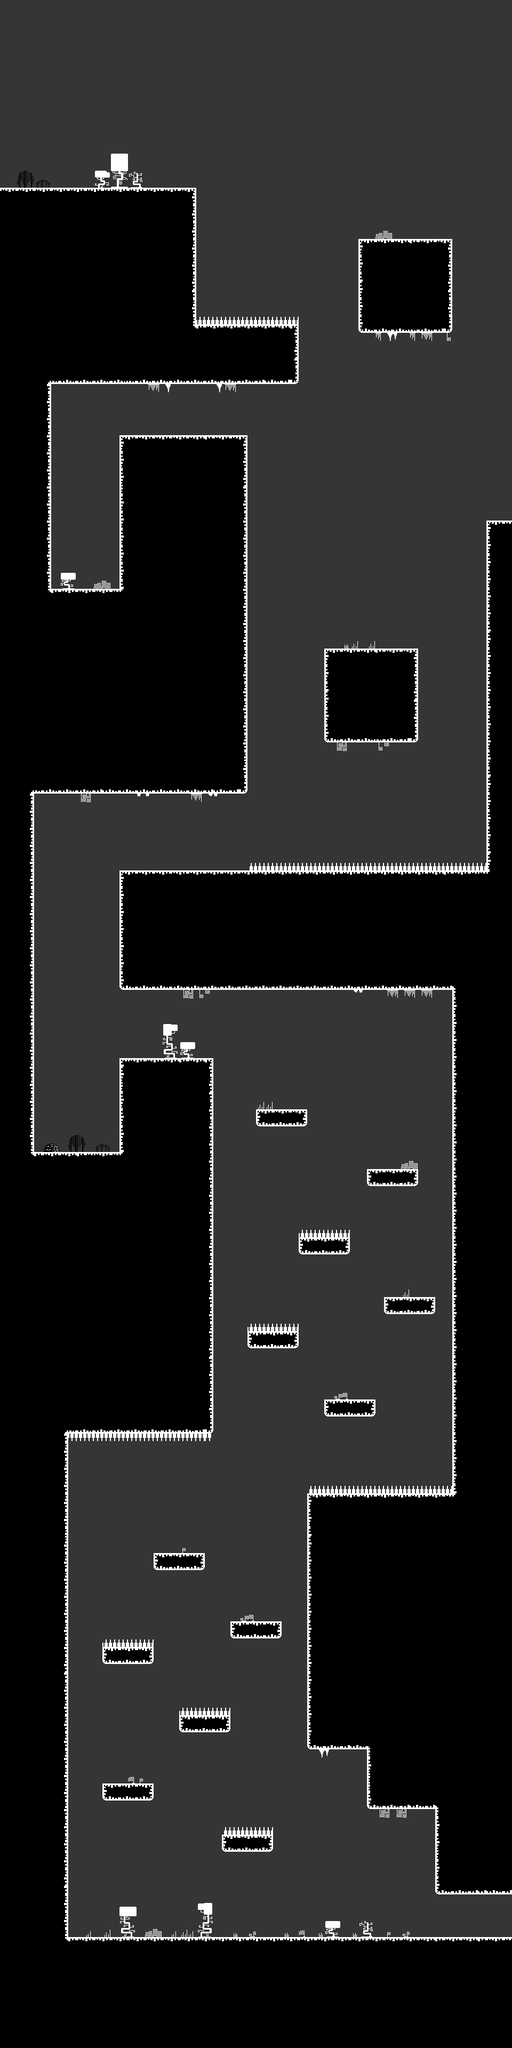

A level layout from a 2D game, rendered from its tile map. Below: a short description, then the map file with tile-grid data replaced by summaries:
An orthogonal 60x240 tile map with 16x16 px tiles, 2 tile layers (background, ground), 6 tilesets.

<map version="1.5" tiledversion="1.6.0" orientation="orthogonal" renderorder="right-down" width="60" height="240" tilewidth="16" tileheight="16" infinite="0" nextlayerid="4" nextobjectid="1">
 <tileset firstgid="1" name="Spikes01_01" tilewidth="16" tileheight="16" tilecount="4" columns="4">
  <image source="../3-1/Spikes01_01.png" trans="ff00ff" width="68" height="28" />
 </tileset>
 <tileset firstgid="5" name="Trees_and_etc" tilewidth="16" tileheight="16" tilecount="180" columns="18">
  <image source="Free 1 Bit Forest/Free 1 Bit Forest/PNG/Trees_and_etc.png" trans="ff00ff" width="300" height="170" />
 </tileset>
 <tileset firstgid="185" name="B&amp;W tile set" tilewidth="16" tileheight="16" tilecount="220" columns="22">
  <image source="B&amp;W Tiles/B&amp;W tile set.png" trans="ff00ff" width="352" height="160" />
 </tileset>
 <tileset firstgid="405" name="extras  tileset" tilewidth="16" tileheight="16" tilecount="84" columns="14">
  <image source="B&amp;W Tiles/extras  tileset.png" trans="ff00ff" width="224" height="96" />
 </tileset>
 <tileset firstgid="489" name="tree" tilewidth="16" tileheight="16" tilecount="8" columns="2">
  <image source="B&amp;W Tiles/tree.png" trans="ff00ff" width="32" height="64" />
 </tileset>
 <tileset firstgid="497" name="Clean-Full-Retro-Line-Tiles" tilewidth="16" tileheight="16" tilecount="480" columns="20">
  <image source="../3-1/Retro-Lines/Clean-Full-Retro-Line-Tiles.png" trans="ff00ff" width="320" height="384" />
 </tileset>
 <layer id="3" name="background" width="60" height="240">
  <data>[14400 cells, 14400 non-empty, 1 distinct tile ids]</data>
 </layer>
 <layer id="1" name="ground" width="60" height="240">
  <data>[14400 cells, 6838 non-empty, 117 distinct tile ids]</data>
 </layer>
</map>
